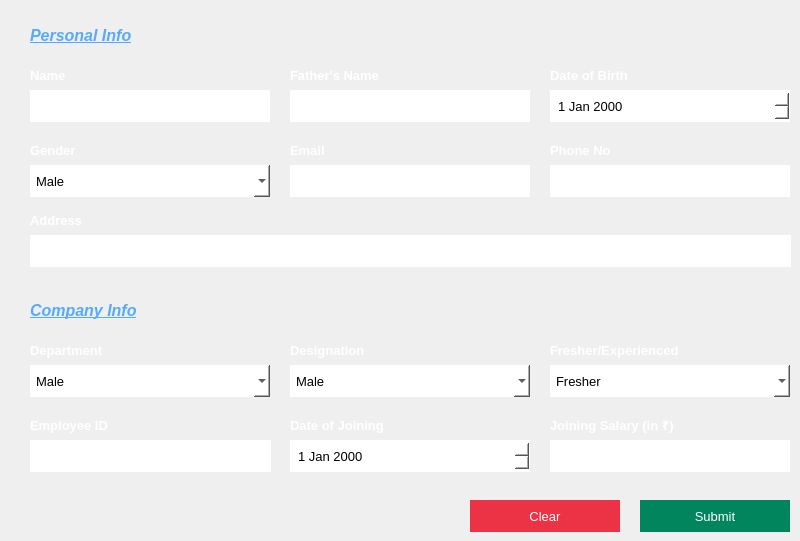
    <widget class="QWidget" name="addEmpWidget">
     <widget class="QLineEdit" name="empName">
      <property name="geometry">
       <rect>
        <x>30</x>
        <y>90</y>
        <width>240</width>
        <height>32</height>
       </rect>
      </property>
      <property name="font">
       <font>
        <family>Arial</family>
        <pointsize>10</pointsize>
       </font>
      </property>
      <property name="styleSheet">
       <string notr="true">#empName
{
	background:white;
	color:black;
	border:none;
	padding-left:6px;
}</string>
      </property>
     </widget>
     <widget class="QLineEdit" name="empFather">
      <property name="geometry">
       <rect>
        <x>290</x>
        <y>90</y>
        <width>240</width>
        <height>32</height>
       </rect>
      </property>
      <property name="font">
       <font>
        <family>Arial</family>
        <pointsize>10</pointsize>
       </font>
      </property>
      <property name="styleSheet">
       <string notr="true">#empFather
{
	background:white;
	color:black;
	border:none;
	padding-left:6px;
}</string>
      </property>
     </widget>
     <widget class="QLabel" name="id">
      <property name="geometry">
       <rect>
        <x>30</x>
        <y>65</y>
        <width>141</width>
        <height>21</height>
       </rect>
      </property>
      <property name="font">
       <font>
        <pointsize>10</pointsize>
        <bold>true</bold>
       </font>
      </property>
      <property name="text">
       <string>&lt;html&gt;&lt;head/&gt;&lt;body&gt;&lt;p&gt;&lt;span style=&quot; color:#ffffff;&quot;&gt;Name&lt;/span&gt;&lt;/p&gt;&lt;/body&gt;&lt;/html&gt;</string>
      </property>
     </widget>
     <widget class="QLabel" name="label_18">
      <property name="geometry">
       <rect>
        <x>30</x>
        <y>20</y>
        <width>241</width>
        <height>31</height>
       </rect>
      </property>
      <property name="font">
       <font>
        <family>Arial</family>
        <pointsize>12</pointsize>
        <bold>true</bold>
       </font>
      </property>
      <property name="text">
       <string>&lt;html&gt;&lt;head/&gt;&lt;body&gt;&lt;p&gt;&lt;span style=&quot; font-style:italic; text-decoration: underline; color:#55aaff;&quot;&gt;Personal Info&lt;/span&gt;&lt;/p&gt;&lt;/body&gt;&lt;/html&gt;</string>
      </property>
     </widget>
     <widget class="QLabel" name="id_2">
      <property name="geometry">
       <rect>
        <x>290</x>
        <y>65</y>
        <width>141</width>
        <height>21</height>
       </rect>
      </property>
      <property name="font">
       <font>
        <pointsize>10</pointsize>
        <bold>true</bold>
       </font>
      </property>
      <property name="text">
       <string>&lt;html&gt;&lt;head/&gt;&lt;body&gt;&lt;p&gt;&lt;span style=&quot; color:#ffffff;&quot;&gt;Father's Name&lt;/span&gt;&lt;/p&gt;&lt;/body&gt;&lt;/html&gt;</string>
      </property>
     </widget>
     <widget class="QLabel" name="id_3">
      <property name="geometry">
       <rect>
        <x>550</x>
        <y>65</y>
        <width>141</width>
        <height>21</height>
       </rect>
      </property>
      <property name="font">
       <font>
        <pointsize>10</pointsize>
        <bold>true</bold>
       </font>
      </property>
      <property name="text">
       <string>&lt;html&gt;&lt;head/&gt;&lt;body&gt;&lt;p&gt;&lt;span style=&quot; color:#ffffff;&quot;&gt;Date of Birth&lt;/span&gt;&lt;/p&gt;&lt;/body&gt;&lt;/html&gt;</string>
      </property>
     </widget>
     <widget class="QDateEdit" name="empDOB">
      <property name="geometry">
       <rect>
        <x>550</x>
        <y>90</y>
        <width>240</width>
        <height>32</height>
       </rect>
      </property>
      <property name="font">
       <font>
        <family>Arial</family>
        <pointsize>10</pointsize>
       </font>
      </property>
      <property name="styleSheet">
       <string notr="true">#empDOB
{
	background:white;
	color:black;
	border:none;
	padding-left:6px;
}</string>
      </property>
      <property name="currentSection">
       <enum>QDateTimeEdit::YearSection</enum>
      </property>
     </widget>
     <widget class="QLabel" name="id_4">
      <property name="geometry">
       <rect>
        <x>30</x>
        <y>140</y>
        <width>141</width>
        <height>21</height>
       </rect>
      </property>
      <property name="font">
       <font>
        <pointsize>10</pointsize>
        <bold>true</bold>
       </font>
      </property>
      <property name="text">
       <string>&lt;html&gt;&lt;head/&gt;&lt;body&gt;&lt;p&gt;&lt;span style=&quot; color:#ffffff;&quot;&gt;Gender&lt;/span&gt;&lt;/p&gt;&lt;/body&gt;&lt;/html&gt;</string>
      </property>
     </widget>
     <widget class="QComboBox" name="empGender">
      <property name="geometry">
       <rect>
        <x>30</x>
        <y>165</y>
        <width>240</width>
        <height>32</height>
       </rect>
      </property>
      <property name="font">
       <font>
        <family>Arial</family>
        <pointsize>10</pointsize>
       </font>
      </property>
      <property name="styleSheet">
       <string notr="true">#empGender
{
	background:white;
	color:black;
	border:none;
	padding-left:6px;
}</string>
      </property>
      <item>
       <property name="text">
        <string>Male</string>
       </property>
      </item>
      <item>
       <property name="text">
        <string>Female</string>
       </property>
      </item>
      <item>
       <property name="text">
        <string>Other</string>
       </property>
      </item>
     </widget>
     <widget class="QLabel" name="id_5">
      <property name="geometry">
       <rect>
        <x>290</x>
        <y>140</y>
        <width>141</width>
        <height>21</height>
       </rect>
      </property>
      <property name="font">
       <font>
        <pointsize>10</pointsize>
        <bold>true</bold>
       </font>
      </property>
      <property name="text">
       <string>&lt;html&gt;&lt;head/&gt;&lt;body&gt;&lt;p&gt;&lt;span style=&quot; color:#ffffff;&quot;&gt;Email&lt;/span&gt;&lt;/p&gt;&lt;/body&gt;&lt;/html&gt;</string>
      </property>
     </widget>
     <widget class="QLineEdit" name="empEmail">
      <property name="geometry">
       <rect>
        <x>290</x>
        <y>165</y>
        <width>240</width>
        <height>32</height>
       </rect>
      </property>
      <property name="font">
       <font>
        <family>Arial</family>
        <pointsize>10</pointsize>
       </font>
      </property>
      <property name="styleSheet">
       <string notr="true">#empEmail
{
	background:white;
	color:black;
	border:none;
	padding-left:6px;
}</string>
      </property>
     </widget>
     <widget class="QLineEdit" name="empPhone">
      <property name="geometry">
       <rect>
        <x>550</x>
        <y>165</y>
        <width>240</width>
        <height>32</height>
       </rect>
      </property>
      <property name="font">
       <font>
        <family>Arial</family>
        <pointsize>10</pointsize>
       </font>
      </property>
      <property name="styleSheet">
       <string notr="true">#empPhone
{
	background:white;
	color:black;
	border:none;
	padding-left:6px;
}</string>
      </property>
     </widget>
     <widget class="QLabel" name="id_6">
      <property name="geometry">
       <rect>
        <x>550</x>
        <y>140</y>
        <width>141</width>
        <height>21</height>
       </rect>
      </property>
      <property name="font">
       <font>
        <pointsize>10</pointsize>
        <bold>true</bold>
       </font>
      </property>
      <property name="text">
       <string>&lt;html&gt;&lt;head/&gt;&lt;body&gt;&lt;p&gt;&lt;span style=&quot; color:#ffffff;&quot;&gt;Phone No&lt;/span&gt;&lt;/p&gt;&lt;/body&gt;&lt;/html&gt;</string>
      </property>
     </widget>
     <widget class="QLineEdit" name="empAddress">
      <property name="geometry">
       <rect>
        <x>30</x>
        <y>235</y>
        <width>761</width>
        <height>32</height>
       </rect>
      </property>
      <property name="font">
       <font>
        <family>Arial</family>
        <pointsize>10</pointsize>
       </font>
      </property>
      <property name="styleSheet">
       <string notr="true">#empAddress
{
	background:white;
	color:black;
	border:none;
	padding-left:6px;
}</string>
      </property>
     </widget>
     <widget class="QLabel" name="id_7">
      <property name="geometry">
       <rect>
        <x>30</x>
        <y>210</y>
        <width>141</width>
        <height>21</height>
       </rect>
      </property>
      <property name="font">
       <font>
        <pointsize>10</pointsize>
        <bold>true</bold>
       </font>
      </property>
      <property name="text">
       <string>&lt;html&gt;&lt;head/&gt;&lt;body&gt;&lt;p&gt;&lt;span style=&quot; color:#ffffff;&quot;&gt;Address&lt;/span&gt;&lt;/p&gt;&lt;/body&gt;&lt;/html&gt;</string>
      </property>
     </widget>
     <widget class="QLabel" name="id_8">
      <property name="geometry">
       <rect>
        <x>290</x>
        <y>415</y>
        <width>141</width>
        <height>21</height>
       </rect>
      </property>
      <property name="font">
       <font>
        <pointsize>10</pointsize>
        <bold>true</bold>
       </font>
      </property>
      <property name="text">
       <string>&lt;html&gt;&lt;head/&gt;&lt;body&gt;&lt;p&gt;&lt;span style=&quot; color:#ffffff;&quot;&gt;Date of Joining&lt;/span&gt;&lt;/p&gt;&lt;/body&gt;&lt;/html&gt;</string>
      </property>
     </widget>
     <widget class="QLabel" name="id_9">
      <property name="geometry">
       <rect>
        <x>30</x>
        <y>415</y>
        <width>141</width>
        <height>21</height>
       </rect>
      </property>
      <property name="font">
       <font>
        <pointsize>10</pointsize>
        <bold>true</bold>
       </font>
      </property>
      <property name="text">
       <string>&lt;html&gt;&lt;head/&gt;&lt;body&gt;&lt;p&gt;&lt;span style=&quot; color:#ffffff;&quot;&gt;Employee ID&lt;/span&gt;&lt;/p&gt;&lt;/body&gt;&lt;/html&gt;</string>
      </property>
     </widget>
     <widget class="QLineEdit" name="empID">
      <property name="enabled">
       <bool>false</bool>
      </property>
      <property name="geometry">
       <rect>
        <x>30</x>
        <y>440</y>
        <width>201</width>
        <height>32</height>
       </rect>
      </property>
      <property name="font">
       <font>
        <family>Arial</family>
        <pointsize>10</pointsize>
       </font>
      </property>
      <property name="styleSheet">
       <string notr="true">#empID
{
	background:white;
	color:black;
	border:none;
	padding-left:6px;
}</string>
      </property>
     </widget>
     <widget class="QLineEdit" name="empSalary">
      <property name="geometry">
       <rect>
        <x>550</x>
        <y>440</y>
        <width>240</width>
        <height>32</height>
       </rect>
      </property>
      <property name="font">
       <font>
        <family>Arial</family>
        <pointsize>10</pointsize>
       </font>
      </property>
      <property name="styleSheet">
       <string notr="true">#empSalary
{
	background:white;
	color:black;
	border:none;
	padding-left:6px;
}</string>
      </property>
     </widget>
     <widget class="QComboBox" name="empDept">
      <property name="geometry">
       <rect>
        <x>30</x>
        <y>365</y>
        <width>240</width>
        <height>32</height>
       </rect>
      </property>
      <property name="font">
       <font>
        <family>Arial</family>
        <pointsize>10</pointsize>
       </font>
      </property>
      <property name="styleSheet">
       <string notr="true">#empDept
{
	background:white;
	color:black;
	border:none;
	padding-left:6px;
}</string>
      </property>
      <item>
       <property name="text">
        <string>Male</string>
       </property>
      </item>
      <item>
       <property name="text">
        <string>Female</string>
       </property>
      </item>
      <item>
       <property name="text">
        <string>Other</string>
       </property>
      </item>
     </widget>
     <widget class="QDateEdit" name="empDOJ">
      <property name="geometry">
       <rect>
        <x>290</x>
        <y>440</y>
        <width>240</width>
        <height>32</height>
       </rect>
      </property>
      <property name="font">
       <font>
        <family>Arial</family>
        <pointsize>10</pointsize>
       </font>
      </property>
      <property name="styleSheet">
       <string notr="true">#empDOJ
{
	background:white;
	color:black;
	border:none;
	padding-left:6px;
}</string>
      </property>
     </widget>
     <widget class="QLabel" name="id_10">
      <property name="geometry">
       <rect>
        <x>550</x>
        <y>415</y>
        <width>141</width>
        <height>21</height>
       </rect>
      </property>
      <property name="font">
       <font>
        <pointsize>10</pointsize>
        <bold>true</bold>
       </font>
      </property>
      <property name="text">
       <string>&lt;html&gt;&lt;head/&gt;&lt;body&gt;&lt;p&gt;&lt;span style=&quot; color:#ffffff;&quot;&gt;Joining Salary (in ₹)&lt;/span&gt;&lt;/p&gt;&lt;/body&gt;&lt;/html&gt;</string>
      </property>
     </widget>
     <widget class="QLabel" name="id_12">
      <property name="geometry">
       <rect>
        <x>30</x>
        <y>340</y>
        <width>141</width>
        <height>21</height>
       </rect>
      </property>
      <property name="font">
       <font>
        <pointsize>10</pointsize>
        <bold>true</bold>
       </font>
      </property>
      <property name="text">
       <string>&lt;html&gt;&lt;head/&gt;&lt;body&gt;&lt;p&gt;&lt;span style=&quot; color:#ffffff;&quot;&gt;Department&lt;/span&gt;&lt;/p&gt;&lt;/body&gt;&lt;/html&gt;</string>
      </property>
     </widget>
     <widget class="QLabel" name="label_19">
      <property name="geometry">
       <rect>
        <x>30</x>
        <y>295</y>
        <width>241</width>
        <height>31</height>
       </rect>
      </property>
      <property name="font">
       <font>
        <family>Arial</family>
        <pointsize>12</pointsize>
        <bold>true</bold>
       </font>
      </property>
      <property name="text">
       <string>&lt;html&gt;&lt;head/&gt;&lt;body&gt;&lt;p&gt;&lt;span style=&quot; font-style:italic; text-decoration: underline; color:#55aaff;&quot;&gt;Company Info&lt;/span&gt;&lt;/p&gt;&lt;/body&gt;&lt;/html&gt;</string>
      </property>
     </widget>
     <widget class="QComboBox" name="empDesig">
      <property name="geometry">
       <rect>
        <x>290</x>
        <y>365</y>
        <width>240</width>
        <height>32</height>
       </rect>
      </property>
      <property name="font">
       <font>
        <family>Arial</family>
        <pointsize>10</pointsize>
       </font>
      </property>
      <property name="styleSheet">
       <string notr="true">#empDesig
{
	background:white;
	color:black;
	border:none;
	padding-left:6px;
}</string>
      </property>
      <item>
       <property name="text">
        <string>Male</string>
       </property>
      </item>
      <item>
       <property name="text">
        <string>Female</string>
       </property>
      </item>
      <item>
       <property name="text">
        <string>Other</string>
       </property>
      </item>
     </widget>
     <widget class="QLabel" name="id_14">
      <property name="geometry">
       <rect>
        <x>290</x>
        <y>340</y>
        <width>141</width>
        <height>21</height>
       </rect>
      </property>
      <property name="font">
       <font>
        <pointsize>10</pointsize>
        <bold>true</bold>
       </font>
      </property>
      <property name="text">
       <string>&lt;html&gt;&lt;head/&gt;&lt;body&gt;&lt;p&gt;&lt;span style=&quot; color:#ffffff;&quot;&gt;Designation&lt;/span&gt;&lt;/p&gt;&lt;/body&gt;&lt;/html&gt;</string>
      </property>
     </widget>
     <widget class="QComboBox" name="empType">
      <property name="geometry">
       <rect>
        <x>550</x>
        <y>365</y>
        <width>240</width>
        <height>32</height>
       </rect>
      </property>
      <property name="font">
       <font>
        <family>Arial</family>
        <pointsize>10</pointsize>
       </font>
      </property>
      <property name="styleSheet">
       <string notr="true">#empType
{
	background:white;
	color:black;
	border:none;
	padding-left:6px;
}</string>
      </property>
      <item>
       <property name="text">
        <string>Fresher</string>
       </property>
      </item>
      <item>
       <property name="text">
        <string>Experienced</string>
       </property>
      </item>
     </widget>
     <widget class="QLabel" name="id_13">
      <property name="geometry">
       <rect>
        <x>550</x>
        <y>340</y>
        <width>141</width>
        <height>21</height>
       </rect>
      </property>
      <property name="font">
       <font>
        <pointsize>10</pointsize>
        <bold>true</bold>
       </font>
      </property>
      <property name="text">
       <string>&lt;html&gt;&lt;head/&gt;&lt;body&gt;&lt;p&gt;&lt;span style=&quot; color:#ffffff;&quot;&gt;Fresher/Experienced&lt;/span&gt;&lt;/p&gt;&lt;/body&gt;&lt;/html&gt;</string>
      </property>
     </widget>
     <widget class="QPushButton" name="pushButton_6">
      <property name="geometry">
       <rect>
        <x>470</x>
        <y>500</y>
        <width>150</width>
        <height>32</height>
       </rect>
      </property>
      <property name="font">
       <font>
        <pointsize>10</pointsize>
       </font>
      </property>
      <property name="cursor">
       <cursorShape>PointingHandCursor</cursorShape>
      </property>
      <property name="focusPolicy">
       <enum>Qt::TabFocus</enum>
      </property>
      <property name="styleSheet">
       <string notr="true">#pushButton_6
{
	background:#EC3245;
	border:none;
	color:white;
}

#pushButton_6:hover
{
	background:#2d2d2d;
	border:2px solid #EC3245;
	color:#EC3245;
}</string>
      </property>
      <property name="text">
       <string>Clear</string>
      </property>
     </widget>
     <widget class="QPushButton" name="pushButton_5">
      <property name="geometry">
       <rect>
        <x>640</x>
        <y>500</y>
        <width>150</width>
        <height>32</height>
       </rect>
      </property>
      <property name="font">
       <font>
        <pointsize>10</pointsize>
       </font>
      </property>
      <property name="cursor">
       <cursorShape>PointingHandCursor</cursorShape>
      </property>
      <property name="focusPolicy">
       <enum>Qt::TabFocus</enum>
      </property>
      <property name="styleSheet">
       <string notr="true">#pushButton_5
{
	background:#00855C;
	border:none;
	color:white;
}

#pushButton_5:hover
{
	background:#2D2D2D;
	border:2px solid #00855C;
	color:#00855C;
}</string>
      </property>
      <property name="text">
       <string>Submit</string>
      </property>
     </widget>
     <widget class="QPushButton" name="pushButton_2">
      <property name="geometry">
       <rect>
        <x>230</x>
        <y>440</y>
        <width>41</width>
        <height>32</height>
       </rect>
      </property>
      <property name="cursor">
       <cursorShape>PointingHandCursor</cursorShape>
      </property>
      <property name="styleSheet">
       <string notr="true">#pushButton_2
{
	border:none;
	background:white;
}</string>
      </property>
      <property name="text">
       <string/>
      </property>
      <property name="icon">
       <iconset resource="resources.qrc">
        <normaloff>:/Images/id_card.png</normaloff>:/Images/id_card.png</iconset>
      </property>
      <property name="iconSize">
       <size>
        <width>32</width>
        <height>32</height>
       </size>
      </property>
     </widget>
    </widget>
